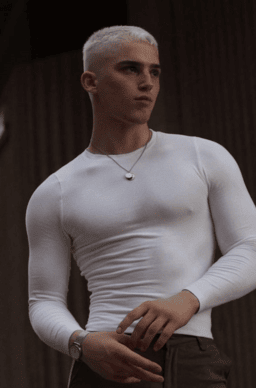
#> input picture apps/preprocessing/ctrlnet_annotators/src/models/ezpose/assets/pose.png, 256 x 388 px
$ python -i basic.py   (imports and definitions only)
#> lines starting #> are read from the running program, lines starting #| are printed output that depends on the picture
import cv2


def resize_shortest_edge(image, size):
#> called with size = 512
    h, w = image.shape[:2]
#> h = 388; w = 256
    if h < w:
        new_h = size
        new_w = int(round(w / h * size))
    else:
        new_w = size
        new_h = int(round(h / w * size))
#> new_h = 776
    resized_image = cv2.resize(image, (new_w, new_h), interpolation=cv2.INTER_AREA)
    return resized_image


def apply_binary(img, bin_threshold):
    img_gray = cv2.cvtColor(img, cv2.COLOR_RGB2GRAY)
    if bin_threshold <= 0 \
    or bin_threshold >= 255:
        # Otsu's threshold
        otsu_threshold, img_bin = cv2.threshold(img_gray, 0, 255, cv2.THRESH_BINARY_INV + cv2.THRESH_OTSU)
        print("Otsu threshold:", otsu_threshold)
    else:
        _, img_bin = cv2.threshold(img_gray, bin_threshold, 255, cv2.THRESH_BINARY_INV)
    return cv2.cvtColor(img_bin, cv2.COLOR_GRAY2RGB)


def apply_color(img, res: int = 512):
    img = resize_shortest_edge(img, res)
    Hrz, Wrz = img.shape[:2]
#> Hrz = 776; Wrz = 512
    Hcl = Hrz // 64
#> Hcl = 12
    Wcl = Wrz // 64
#> Wcl = 8
    out = cv2.resize(img, (Wcl, Hcl), interpolation=cv2.INTER_CUBIC)
    out = cv2.resize(out, (Wrz, Hrz), interpolation=cv2.INTER_NEAREST)
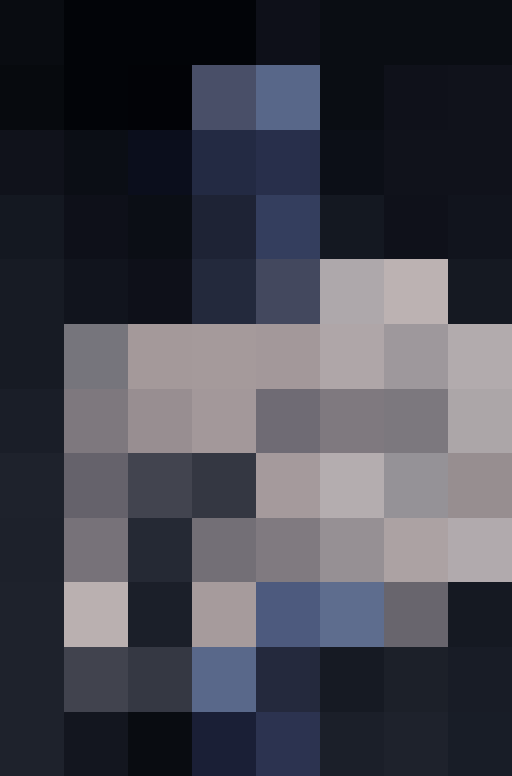
#> out: shape (776, 512, 3); mean of channels 0, 1, 2 76.8, 67.1, 66.4; drawn as B, G, R
    return out

>>> import cv2
>>> picture = cv2.cvtColor(cv2.imread('models/ezpose/assets/pose.png'), cv2.COLOR_BGR2RGB)
>>> result = apply_color(picture)
